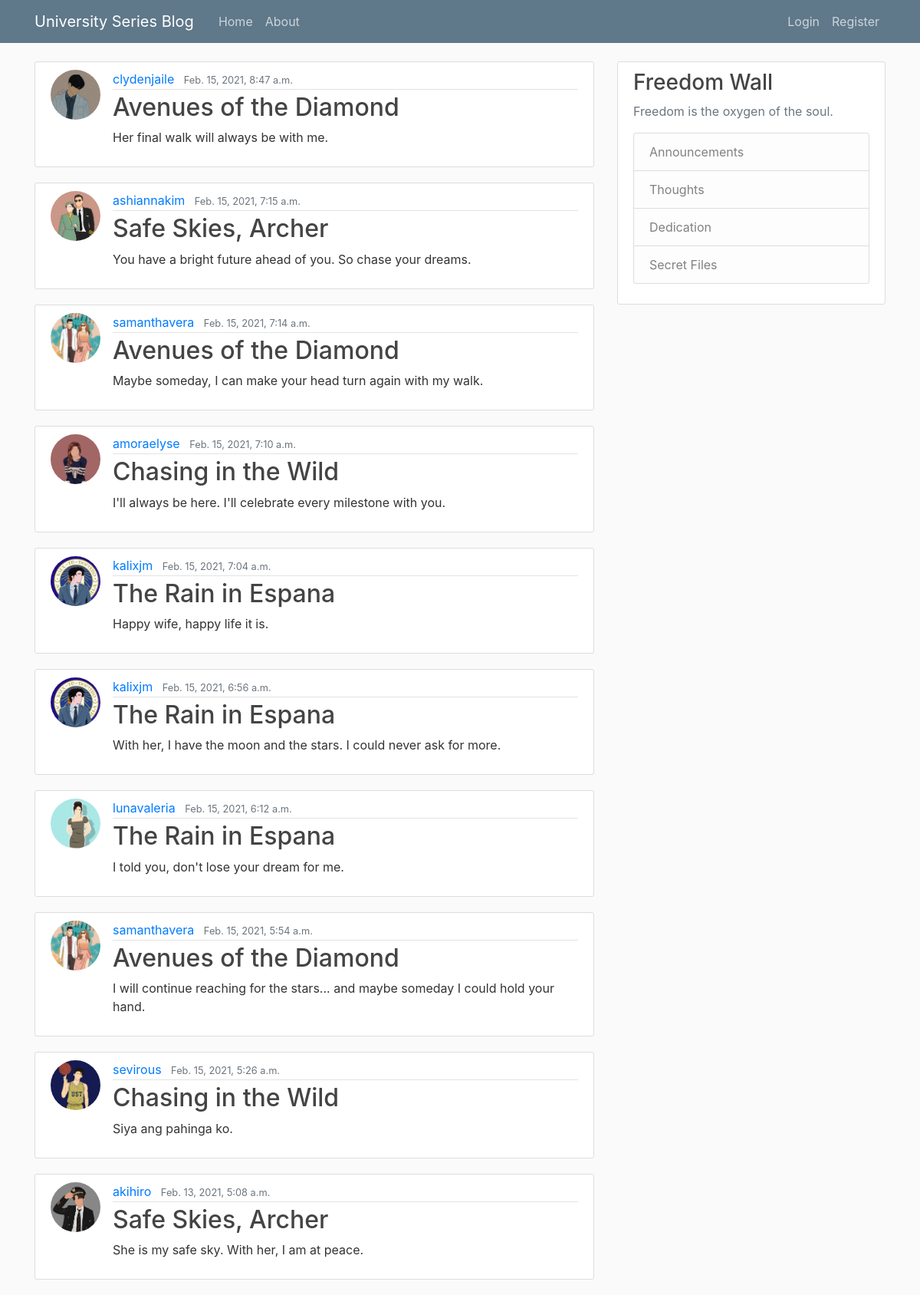
The page / on the database its author committed.
### blog/models.py (models this page shows, shortened)
class Post(models.Model):
    title = models.CharField(max_length=100)
    content = models.TextField()
    date_posted = models.DateTimeField(default=timezone.now)
    author = models.ForeignKey(User, on_delete=models.CASCADE)

### users/models.py (models this page shows, shortened)
class Profile(models.Model):
    user = models.OneToOneField(User, on_delete=models.CASCADE)
    image = models.ImageField(default='default.jpg', upload_to='profile_pics')

### blog/views.py (the view)
# urls.py: path('', PostListView.as_view(), name='blog-home'),
class PostListView(ListView):
    model = Post
    template_name = 'blog/home.html'  # <app>/<model>_<viewtype>.html
    context_object_name = 'posts'
    ordering = ['-date_posted']

### blog/templates/blog/home.html
{% extends "blog/base.html" %}
{% block content %}
    {% for post in posts %}
        <article class="media content-section">
          <img class="rounded-circle article-img" src="{{ post.author.profile.image.url }}">
          <div class="media-body">
            <div class="article-metadata">
              <a class="mr-2" href="{% url 'user-posts' post.author.username %}">{{ post.author }}</a>
              <small class="text-muted">{{ post.date_posted }}</small>
            </div>
            <h2><a class="article-title" href="{% url 'post-detail' post.id %}">{{ post.title }}</a></h2>
            <p class="article-content">{{ post.content }}</p>
          </div>
        </article>
    {% endfor %}
{% endblock content %}

### blog/templates/blog/base.html (shortened to what this page needs)
{% load static %}
<!DOCTYPE html>
<html>
<head>
    <link rel="stylesheet" href="https://maxcdn.bootstrapcdn.com/bootstrap/4.0.0/css/bootstrap.min.css">
    <link rel="stylesheet" type="text/css" href="{% static 'blog/main.css' %}">
</head>
<body>
    <header class="site-header">
      <nav class="navbar navbar-expand-md navbar-dark bg-steel fixed-top">
        <div class="container">
          <a class="navbar-brand mr-4" href="/">University Series Blog</a>
          <div class="collapse navbar-collapse" id="navbarToggle">
            <div class="navbar-nav mr-auto">
              <a class="nav-item nav-link" href="{% url 'blog-home' %}">Home</a>
              <a class="nav-item nav-link" href="{% url 'blog-about' %}">About</a>
            </div>
            <div class="navbar-nav">
                {% if user.is_authenticated %}
                    <a class="nav-item nav-link" href="{% url 'post-create' %}">New Post</a>
                    <a class="nav-item nav-link" href="{% url 'profile' %}">Profile</a>
                    <a class="nav-item nav-link" href="{% url 'logout' %}">Logout</a>
                {% else %}
                  <a class="nav-item nav-link" href="{% url 'login' %}">Login</a>
                  <a class="nav-item nav-link" href="{% url 'register' %}">Register</a>
                {% endif %}
            </div>
          </div>
        </div>
      </nav>
    </header>
    <main role="main" class="container">
      <div class="row">
        <div class="col-md-8">
            {% block content %}{% endblock %}
        </div>
        <div class="col-md-4">
          <div class="content-section">
            <h3>Freedom Wall</h3>
            <p class='text-muted'>Freedom is the oxygen of the soul.
              <ul class="list-group">
                <li class="list-group-item list-group-item-light">Announcements</li>
                <li class="list-group-item list-group-item-light">Thoughts</li>
                <li class="list-group-item list-group-item-light">Dedication</li>
                <li class="list-group-item list-group-item-light">Secret Files</li>
              </ul>
            </p>
          </div>
        </div>
      </div>
    </main>
</body>
</html>

### blog/static/blog/main.css (style rules this page uses)
body { background: #fafafa; color: #333333; margin-top: 5rem; }
h1, h2, h3, h4, h5, h6 { color: #444444; }
ul { margin: 0; }
.bg-steel { background-color: #5f788a; }
.site-header .navbar-nav .nav-link { color: #cbd5db; }
.content-section { background: #ffffff; padding: 10px 20px; border: 1px solid #dddddd; border-radius: 3px; margin-bottom: 20px; }
.article-title { color: #444444; }
.article-content { white-space: pre-line; }
.article-img { height: 65px; width: 65px; margin-right: 16px; }
.article-metadata { padding-bottom: 1px; margin-bottom: 4px; border-bottom: 1px solid #e3e3e3 }

### rows shown on the page
Post: author.profile.image (picture), author "clydenjaile", date_posted "Feb. 15, 2021, 8:47 a.m.", title "Avenues of the Diamond", content "Her final walk will always be with me."
Post: author.profile.image (picture), author "ashiannakim", date_posted "Feb. 15, 2021, 7:15 a.m.", title "Safe Skies, Archer", content "You have a bright future ahead of you. So chase your dreams."
Post: author.profile.image (picture), author "samanthavera", date_posted "Feb. 15, 2021, 7:14 a.m.", title "Avenues of the Diamond", content "Maybe someday, I can make your head turn again with my walk."
Post: author.profile.image (picture), author "amoraelyse", date_posted "Feb. 15, 2021, 7:10 a.m.", title "Chasing in the Wild", content "I'll always be here. I'll celebrate every milestone with you."
Post: author.profile.image (picture), author "kalixjm", date_posted "Feb. 15, 2021, 7:04 a.m.", title "The Rain in Espana", content "Happy wife, happy life it is."
Post: author.profile.image (picture), author "kalixjm", date_posted "Feb. 15, 2021, 6:56 a.m.", title "The Rain in Espana", content "With her, I have the moon and the stars. I could never ask for more."
Post: author.profile.image (picture), author "lunavaleria", date_posted "Feb. 15, 2021, 6:12 a.m.", title "The Rain in Espana", content "I told you, don't lose your dream for me."
Post: author.profile.image (picture), author "samanthavera", date_posted "Feb. 15, 2021, 5:54 a.m.", title "Avenues of the Diamond", content "I will continue reaching for the stars... and maybe someday I could hold your hand."
Post: author.profile.image (picture), author "sevirous", date_posted "Feb. 15, 2021, 5:26 a.m.", title "Chasing in the Wild", content "Siya ang pahinga ko."
Post: author.profile.image (picture), author "akihiro", date_posted "Feb. 13, 2021, 5:08 a.m.", title "Safe Skies, Archer", content "She is my safe sky. With her, I am at peace."
